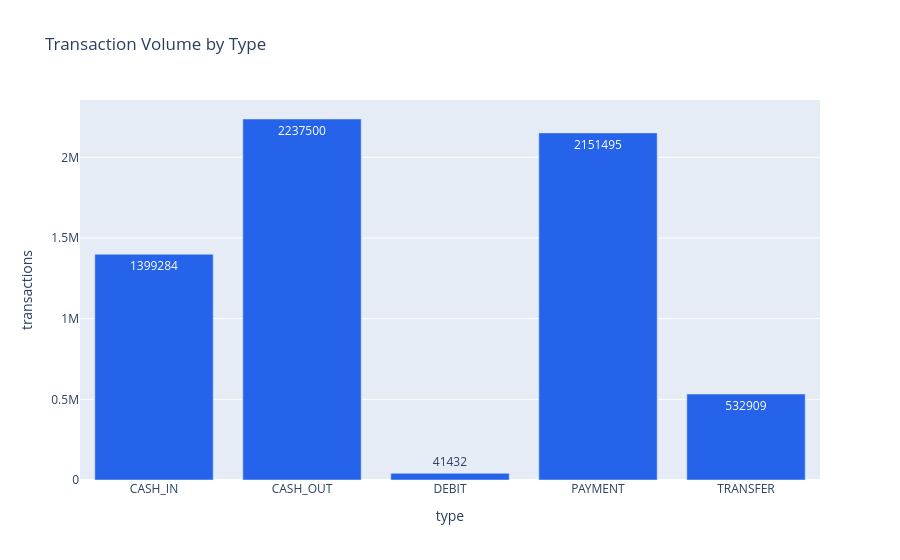

Write notebook code for a chart like this one.
### Code cell
px.bar(
    type_summary,
    x="type",
    y="transactions",
    text="transactions",
    title="Transaction Volume by Type",
    color_discrete_sequence=[APPROVED_PALETTE["accent_blue"]],
)

### Figure 1 — Plotly figure (JSON) as saved in the notebook; plotly's stock layout.template omitted (floating-point values rounded to 4 significant figures)
{"data": [{"hovertemplate": "type=%{x}<br>transactions=%{text}<extra></extra>", "legendgroup": "", "marker": {"color": "#2563EB", "pattern": {"shape": ""}}, "name": "", "orientation": "v", "showlegend": false, "text": [1399000.0, 2238000.0, 41430.0, 2151000.0, 532900.0], "textposition": "auto", "type": "bar", "x": ["CASH_IN", "CASH_OUT", "DEBIT", "PAYMENT", "TRANSFER"], "xaxis": "x", "y": [1399284, 2237500, 41432, 2151495, 532909], "yaxis": "y"}], "layout": {"barmode": "relative", "legend": {"tracegroupgap": 0}, "title": {"text": "Transaction Volume by Type"}, "xaxis": {"anchor": "y", "domain": [0, 1], "title": {"text": "type"}}, "yaxis": {"anchor": "x", "domain": [0, 1], "title": {"text": "transactions"}}}}
